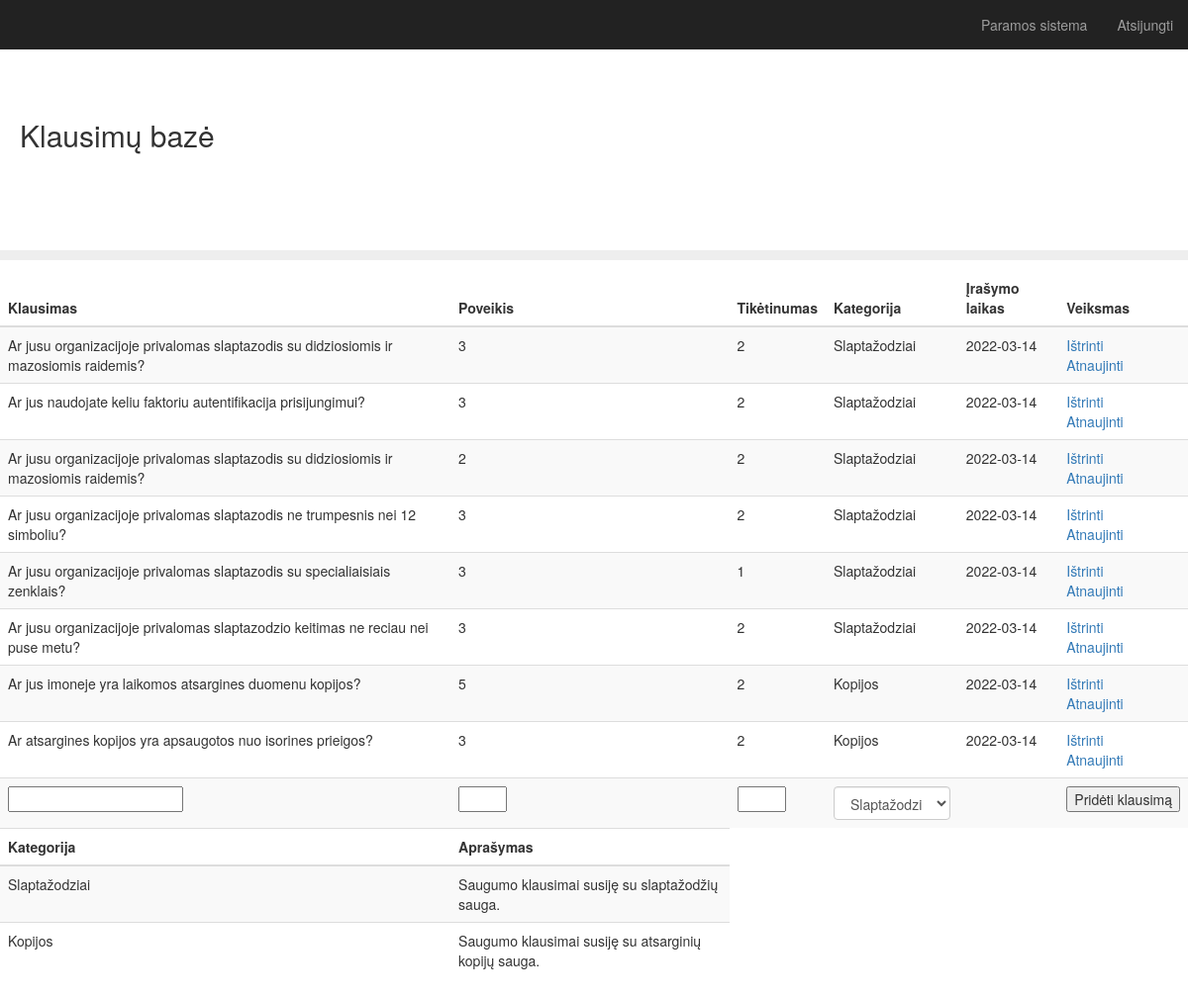
Screenshot of / (signed in) with the database file from the repository.
### app.py (models this page shows)
class Question(db.Model):
    id = db.Column(db.Integer, primary_key=True)
    question = db.Column(db.String(200), nullable=False)
    impact = db.Column(db.Integer, nullable=False)
    likelihood = db.Column(db.Integer, nullable=False)
    category = db.Column(db.String(30), nullable=False)
    date_created = db.Column(db.DateTime, default=datetime.utcnow)

class Categories(db.Model):
    id = db.Column(db.Integer, primary_key=True)
    category = db.Column(db.String(25), nullable=False)
    description = db.Column(db.String(200), nullable=False)

### app.py (the view)
@app.route('/', methods=['POST', 'GET'])
@login_required
def index():
    if request.method == 'POST':
        new_question = request.form['question']
        new_impact = request.form['impact']
        new_likelihood = request.form['likelihood']
        new_category = request.form['category']
        update = Question(question=new_question, impact=new_impact, likelihood=new_likelihood, category=new_category )
        try:
            db.session.add(update)
            db.session.commit()
            return redirect('/')
        except:
            return 'There was an issue adding your row'
    else:
        rows = Question.query.order_by(Question.date_created).all()
        categories = Categories.query.all()
        return render_template('index.html', rows=rows, categories=categories)

### app.py (called while the page is built)
@login_manager.user_loader
def load_user(user_id):
    return User.query.get(int(user_id))

### templates/index.html (shortened to what this page needs)
{% extends "bootstrap/base.html" %}
{% block styles %}
{{super()}}
<link rel="stylesheet" href="{{url_for('.static', filename='main.css')}}">
{% endblock %}
{% block content %}
    <nav class="navbar navbar-inverse navbar-fixed-top">
      <div class="container-fluid">
        <div id="navbar" class="navbar-collapse collapse">
          <ul class="nav navbar-nav navbar-right">
            <li><a href="{{ url_for('survey') }}">Paramos sistema</a></li>
            <li><a href="{{ url_for('logout') }}">Atsijungti</a></li>
          </ul>
        </div>
      </div>
    </nav>
  <h2 class="sub-header">Klausimų bazė</h2>
          <div class="table-responsive">
            <table class="table table-striped">
              <thead>
                <tr>
                  <th>Klausimas</th>
                  <th>Poveikis</th>
                  <th>Tikėtinumas</th>
                  <th>Kategorija</th>
                  <th>Įrašymo laikas</th>
                  <th>Veiksmas</th>
                </tr>
              </thead>
              <tbody>
                {% for row in rows %}
                <tr>
                    <td>{{ row.question }}</td>
                    <td>{{ row.impact }}</td>
                    <td>{{ row.likelihood }}</td>
                    <td>{{ row.category }}</td>
                    <td>{{ row.date_created.date() }}</td>
                    <td>
                        <a href="/delete/{{row.id}}">Ištrinti</a>
                        <br>
                        <a href="/update/{{row.id}}">Atnaujinti</a>
                    </td>
                </tr>
            {% endfor %}
            <tr>
              <div class="form">
                  <form action="/" method="POST">
                      <td><input type="text" name="question" id="question"></td>
                      <td><input type="number" name="impact" id="impact" min="1" max="5" required></td>
                      <td><input type="number" name="likelihood" id="likelihood" min="1" max="5" required></td>
                      <td><select class="form-control" name="category">
                        {% for each in categories %}
                        <option value="{{each.category}}">{{each.category}}</option>
                        {% endfor %}
                      </select></td>
                      <td></td>
                      <td><input type="submit" value="Pridėti klausimą"></td>
                  </form>
              </div>
            </tr>
              </tbody>
              <thead>
                <tr>
                  <th>Kategorija</th>
                  <th>Aprašymas</th>
                </tr>
              </thead>
              <tbody>
                {% for each in categories %}
                <tr>
                    <td>{{ each.category }}</td>
                    <td>{{ each.description }}</td>
                    {% endfor %}
              </tbody>
{% endblock %}

### static/main.css (style rules this page uses)
body { padding-top: 50px; }
.sub-header { padding-top: 50px; padding-bottom: 100px; border-bottom: 10px solid #eee; padding-right: 20px; padding-left: 20px; }
.navbar-fixed-top { border: 0; }

### rows the page displays
Question: question "Ar jusu organizacijoje privalomas slaptazodis su didziosiomis ir mazosiomis raidemis?", impact "3", likelihood "2", category "Slaptažodziai", date_created "2022-03-14"
Question: question "Ar jus naudojate keliu faktoriu autentifikacija prisijungimui?", impact "3", likelihood "2", category "Slaptažodziai", date_created "2022-03-14"
Question: question "Ar jusu organizacijoje privalomas slaptazodis su didziosiomis ir mazosiomis raidemis?", impact "2", likelihood "2", category "Slaptažodziai", date_created "2022-03-14"
Question: question "Ar jusu organizacijoje privalomas slaptazodis ne trumpesnis nei 12 simboliu?", impact "3", likelihood "2", category "Slaptažodziai", date_created "2022-03-14"
Question: question "Ar jusu organizacijoje privalomas slaptazodis su specialiaisiais zenklais?", impact "3", likelihood "1", category "Slaptažodziai", date_created "2022-03-14"
Question: question "Ar jusu organizacijoje privalomas slaptazodzio keitimas ne reciau nei puse metu?", impact "3", likelihood "2", category "Slaptažodziai", date_created "2022-03-14"
Question: question "Ar jus imoneje yra laikomos atsargines duomenu kopijos?", impact "5", likelihood "2", category "Kopijos", date_created "2022-03-14"
Question: question "Ar atsargines kopijos yra apsaugotos nuo isorines prieigos?", impact "3", likelihood "2", category "Kopijos", date_created "2022-03-14"
Categories: category "Slaptažodziai", description "Saugumo klausimai susiję su slaptažodžių sauga."
Categories: category "Kopijos", description "Saugumo klausimai susiję su atsarginių kopijų sauga."

### other values shown
form field category "Slaptažodziai"
